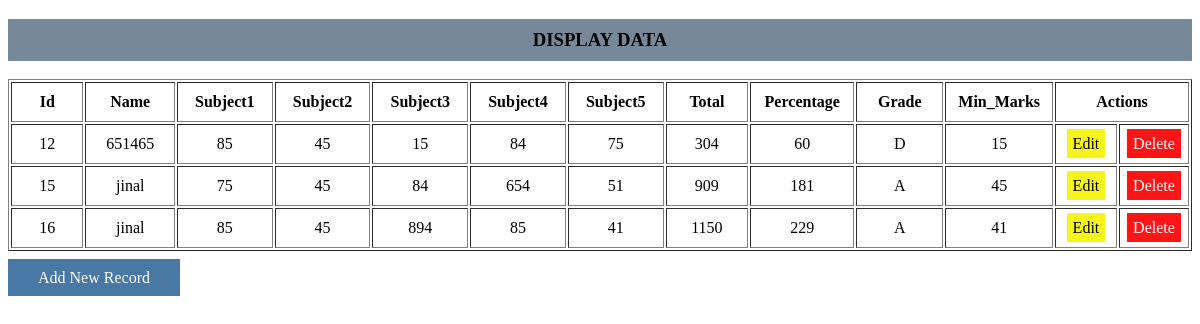
Page /show/ on the committed database.
### Marks/models.py (models this page shows)
class stud(models.Model):
    name = models.TextField(max_length=255)
    marks1 = models.IntegerField()
    marks2 = models.IntegerField()
    marks3 = models.IntegerField()
    marks4 = models.IntegerField()
    marks5 = models.IntegerField()
    total = models.IntegerField()
    percentage = models.IntegerField()
    grade = models.TextField(max_length=6)
    min_marks = models.IntegerField()
    created_at = models.DateTimeField(auto_now_add=True)
    updated_at = models.DateTimeField(auto_now=True)

### Marks/views.py (the view)
# urls.py: path('show/',views.output,name="data_table"),
def output(request):
    data  = stud.objects.all()
    return render(request, 'show.html',{'data':data})

### Marks/templates/show.html (shortened to what this page needs)
<!DOCTYPE html>
<html lang="en">
<head>
</head>
<body>
   <div class="container">
    <div class="heading">
        <h3>DISPLAY DATA</h3>
    </div>
    <table border="1" style="text-align: center;">
        <tr>
            <th style="padding: 10px;">Id</th>
            <th style="width: 90px; padding: 10px;">Name</th>
            <th style="width: 90px; padding: 10px;">Subject1</th>
            <th style="width: 90px; padding: 10px;">Subject2</th>
            <th style="width: 90px; padding: 10px;">Subject3</th>
            <th style="width: 90px; padding: 10px;">Subject4</th>
            <th style="width: 90px; padding: 10px;">Subject5</th>
            <th style="width: 90px; padding: 10px;">Total</th>
            <th style="width: 90px; padding: 10px;">Percentage</th>
            <th style="width: 90px; padding: 10px;">Grade</th>
            <th style="width: 90px; padding: 10px;">Min_Marks</th>
            <th colspan="2">Actions</th>
        </tr>
        {% for i in data %}
        <tr>
            <td style="width: 90px; padding: 10px;">{{i.id}}</td>
            <td style="width: 90px; padding: 10px;">{{i.name}}</td>
            <td style="width: 90px; padding: 10px;">{{i.marks1}}</td>
            <td style="width: 90px; padding: 10px;">{{i.marks2}}</td>
            <td style="width: 90px; padding: 10px;">{{i.marks3}}</td>
            <td style="width: 90px; padding: 10px;">{{i.marks4}}</td>
            <td style="width: 90px; padding: 10px;">{{i.marks5}}</td>
            <td style="width: 90px; padding: 10px;">{{i.total}}</td>
            <td style="width: 90px; padding: 10px;">{{i.percentage}}</td>
            <td style="width: 90px; padding: 10px;">{{i.grade}}</td>
            <td style="width: 90px; padding: 10px;">{{i.min_marks}}</td>
            <td ><a class="up" href="{% url 'update' i.id %}">Edit</a></td>
            <td ><a class="del" href="{% url 'delete' i.id %}">Delete</a></td>
        </tr>
        {% endfor %}
    </table><br>
    <a href="{% url 'home' %}" class="ins">Add New Record</a>
   </div>
</body>
</html>

### Marks/templates/show.html (style rules this page uses)
td { width: 80px; }
h3 { text-align: center; background-color: lightslategray; padding-inline: 30px; padding-block: 10px; color: black; }
.ins { background-color: rgba(0, 66, 128, 0.712); text-decoration: none; color:white; padding-inline: 30px; padding-block: 10px; }
.del { background-color: rgba(255, 0, 0, 0.917); color: white; padding: 6px; text-decoration: none; }
.up { background-color: rgb(245, 245, 28); color: black; padding: 6px; text-decoration: none; }

### rows in the picture
stud: id "12", name "651465", marks1 "85", marks2 "45", marks3 "15", marks4 "84", marks5 "75", total "304", percentage "60", grade "D", min_marks "15"
stud: id "15", name "jinal", marks1 "75", marks2 "45", marks3 "84", marks4 "654", marks5 "51", total "909", percentage "181", grade "A", min_marks "45"
stud: id "16", name "jinal", marks1 "85", marks2 "45", marks3 "894", marks4 "85", marks5 "41", total "1150", percentage "229", grade "A", min_marks "41"
